Frame 1 (no input): blank canvas, image omitted
Frame 60 (the mouse pressed at the canvas centre just before this capture): blank canvas, image omitted
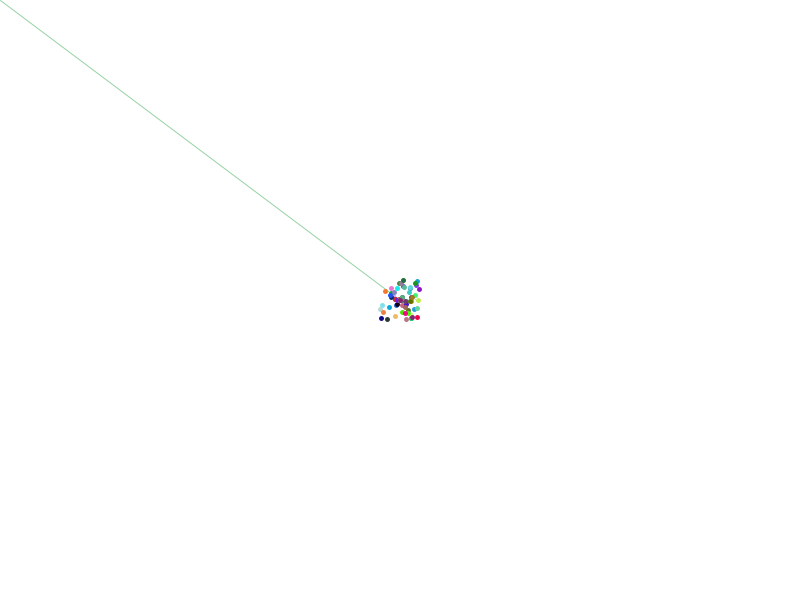
Frame 120 (the mouse held since frame 60 and released just before this capture)

The Processing sketch whose frames 1 and 60 were blank and that drew this single picture after the mouse press (run headless with seeded random() and noise(); from frame 60 on, the mouse is pressed at the canvas centre):

// Processing sketch: Exercise1
// ── Exercise1.pde
void setup() {
  size(800, 600);
  background(255);
}
void draw() {
  stroke(random(0, 255), random(0, 255), random(0, 255));
  if (mousePressed == true) {
    line(pmouseX, pmouseY, mouseX, mouseY);
    point(random(mouseX-20, mouseX+20), random(mouseY-20, mouseY+20));
    strokeWeight(5);
  }
}
